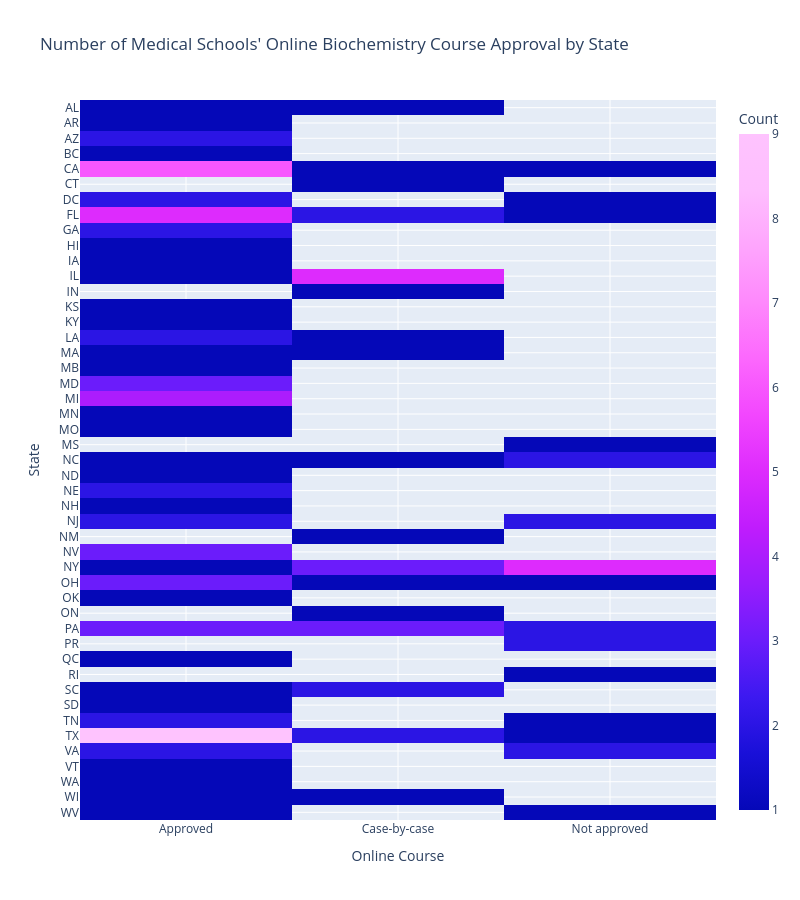

Write notebook code for a chart like this one.
### Code cell
bchm = df[(df["Course"] == "Biochemistry")]
bchm1 = bchm.groupby(["State", "Online Course"]).size().reset_index(name = "count")
for index, row in bchm1.iterrows():
    if row["Online Course"] == 0.0:
        bchm1.loc[index, "Online Course"] = "Case-by-case"
    if row["Online Course"] == 1.0:
        bchm1.loc[index, "Online Course"] = "Approved"
    if row["Online Course"] == -1.0:
        bchm1.loc[index, "Online Course"] = "Not approved"

pivot = bchm1.pivot(index="State", columns="Online Course", values="count").fillna(0)
pivot_masked = pivot.mask(pivot == 0)
fig = px.imshow(
    pivot_masked,
    aspect="auto",
    labels={"color": "Count"},
    title="Number of Medical Schools' Online Biochemistry Course Approval by State",
    color_continuous_scale="Plotly3"
)
 
fig.update_layout(width=800, height=900)

### Figure 1 — Plotly figure (JSON) as saved in the notebook; plotly's stock layout.template omitted (floating-point values rounded to 4 significant figures; data arrays with more than 128 entries replaced by an {"elided": "..."} marker saying what was removed)
{"data": [{"coloraxis": "coloraxis", "hovertemplate": "Online Course: %{x}<br>State: %{y}<br>Count: %{z}<extra></extra>", "name": "0", "type": "heatmap", "x": ["Approved", "Case-by-case", "Not approved"], "xaxis": "x", "y": ["AL", "AR", "AZ", "BC", "CA", "CT", "DC", "FL", "GA", "HI", "IA", "IL", "IN", "KS", "KY", "LA", "MA", "MB", "MD", "MI", "MN", "MO", "MS", "NC", "ND", "NE", "NH", "NJ", "NM", "NV", "NY", "OH", "OK", "ON", "PA", "PR", "QC", "RI", "SC", "SD", "TN", "TX", "VA", "VT", "WA", "WI", "WV"], "yaxis": "y", "z": {"elided": "47x3 float values"}}], "layout": {"coloraxis": {"colorbar": {"title": {"text": "Count"}}, "colorscale": [[0, "#0508b8"], [0.08333, "#1910d8"], [0.1667, "#3c19f0"], [0.25, "#6b1cfb"], [0.3333, "#981cfd"], [0.4167, "#bf1cfd"], [0.5, "#dd2bfd"], [0.5833, "#f246fe"], [0.6667, "#fc67fd"], [0.75, "#fe88fc"], [0.8333, "#fea5fd"], [0.9167, "#febefe"], [1, "#fec3fe"]]}, "height": 900, "title": {"text": "Number of Medical Schools' Online Biochemistry Course Approval by State"}, "width": 800, "xaxis": {"anchor": "y", "domain": [0, 1], "title": {"text": "Online Course"}}, "yaxis": {"anchor": "x", "autorange": "reversed", "domain": [0, 1], "title": {"text": "State"}}}}
